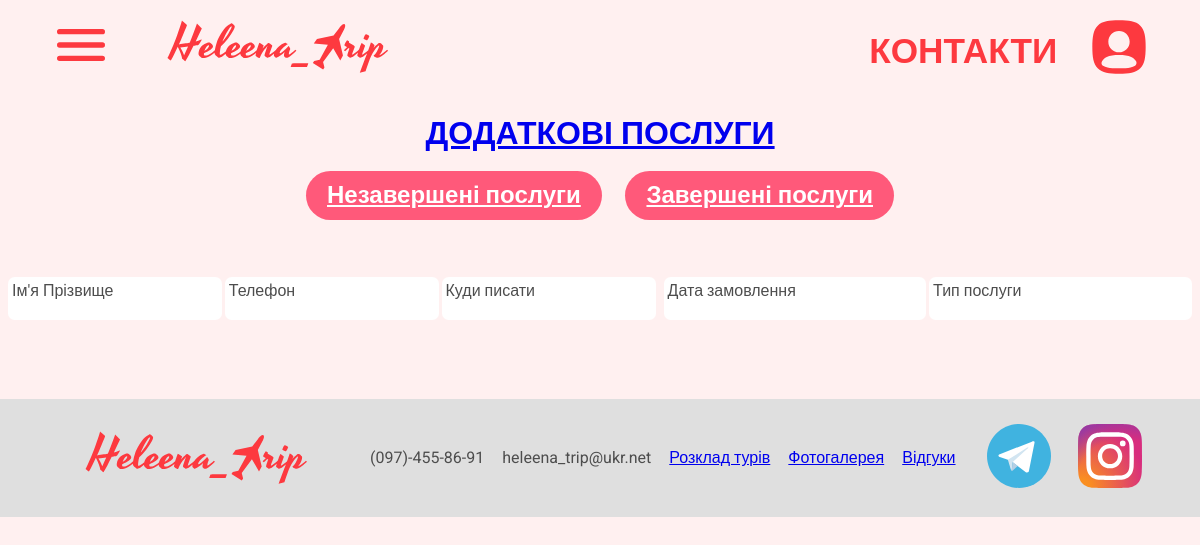
/dash_extras (signed in), run on an earlier commit of the app's database.
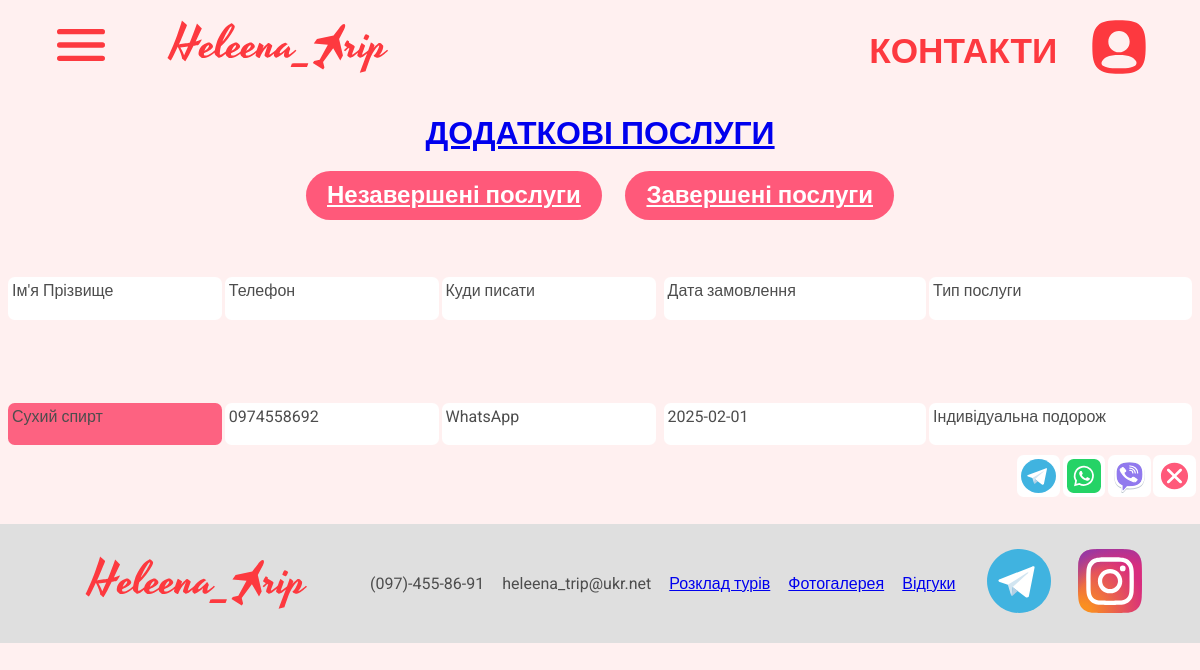
And on a later commit of the database.
### trip/models.py (models this page shows)
class Extra(models.Model):
    name = models.CharField(null=True, max_length=50, verbose_name="Ім'я та Прізвище, для кого подарунок")
    phone = models.CharField(null=True, max_length=20, verbose_name="Ваш номер телефону")
    created_at = models.DateTimeField(auto_now_add=True, verbose_name="Дата замовлення")
    completed = models.BooleanField(default=False, verbose_name="Відпрацьовано")
    extraType = models.ForeignKey('ExtraType', on_delete=models.PROTECT, null=True, blank=True, verbose_name="Тип додаткової послуги", related_name="extraTypes")
    communication = models.ForeignKey('Communication', on_delete=models.PROTECT, null=True, blank=True, verbose_name="Куди Вам дзвонити / писати?")
    class Meta:
        ordering = ['-id']

class Communication(models.Model):
    communication = models.CharField(null=True, max_length=20, verbose_name="Куди Вам дзвонити / писати?")
    def __str__(self):
        return (str(self.communication))

class ExtraType(models.Model):
    type = models.CharField(null=True, max_length=50, verbose_name="Тип додаткової послуги")
    def __str__(self):
        return (self.type)

### trip/views.py (the view)
# urls.py: path('dash_extras', dash_extras, name='dash_extras'),
def dash_extras(request):
    return dash_extras_general(request, False)

### trip/context_processors.py (called while the page is built)
def global_contacts(request):
    try:
        contacts = MyContacts.objects.first()
    except MyContacts.DoesNotExist:
        contacts = None
    return {'contacts': contacts}

### trip/views.py (called while the page is built)
def dash_extras_general(request, completed):
    pagetitle = 'Робота з додатковими послугами'
    extras = Extra.objects.filter(completed=completed)
    context = {"extras": extras, 'pagetitle': pagetitle}
    return render(request, 'trip/dash_extras.html', context)

### trip/templates/trip/dash_extras.html
{% extends 'base.html' %}
{% load static %}
{% block main %}
<br>
<a href="{% url 'dash_extras' %}"><h1 class="center">ДОДАТКОВІ ПОСЛУГИ</h1></a>
<br>
{% if user.username == "helentrip" %}
<main>
    <div class="section-buttons">
        <a href={% url "dash_extras" %} class="button1">Незавершені послуги</a>
        <a href={% url "dash_extras_completed" %} class="button1">Завершені послуги</a>
    </div>
    <section>
        <div class="string">
            <div class="string__blockbig">
                <div class="string__blocksubbig1">
                    <div class="string__name">Ім'я Прізвище</div>
                    <div class="string__phone">Телефон</div>
                    <div class="string__phone">Куди писати</div>
                </div>
                <div class="string__blocksubbig2">
                    <div class="string__prepayment-certif">Дата замовлення</div>
                    <div class="string__prepayment-certif">Тип послуги</div>
                </div>
            </div>
            <div class="string__blocksmall"></div>
        </div>
        {% for extra in extras %}
        <div class="string">
            <div class="string__blockbig">
                <div class="string__blocksubbig1">
                    <div class="string__name" {% if extra.approved %} style="background-color: #8DF073" {% else %} style="background-color: #fd6281" {% endif %}>{{ extra.name }}</div>
                    <div class="string__phone">{{ extra.phone }}</div>
                    <div class="string__phone">{{ extra.communication }}</div>
                </div>
                <div class="string__blocksubbig2">
                    <div class="string__prepayment-certif">{{ extra.created_at|date:'Y-m-d' }} {% if extra.completed %}<br>погашено{% endif %}</div>
                    <div class="string__prepayment-certif">{{ extra.extraType }}</div>
                </div>
            </div>
            <div class="string__blocksmall">
                <div class="string__book"><a href="tg://msg?to={{ extra.phone }}"><img src={% static "icons/telegram.svg" %} alt="Телеграм" class="edit__ico"></a></div>
                <div class="string__book"><a href="https://api.whatsapp.com/send?phone={{ extra.phone }}"><img src={% static "icons/whatsapp.svg" %} alt="Ватсап" class="edit__ico"></a></div>
                <div class="string__book"><a href="viber://chat?number={{ extra.phone }}"><img src={% static "icons/viber.svg" %} alt="Вайбер" class="edit__ico"></a></div>
                <div class="string__book"><a href="{% url 'complete_extra' extra.pk %}"><img src={% static "icons/delete.svg" %} alt="Удалить" class="edit__ico"></a></div>
            </div>
        </div>
        {% endfor %}
    </section>
</main>
{% else %}
<a href={% url "user_login" %} class="btn background-white">АВТОРИЗУЙТЕСЬ</a>
{% endif %}
{% endblock %}

What changed in the data, as far as the page shows it:
added Extra: name "Сухий спирт", phone "0974558692", communication "WhatsApp", created_at "2025-02-01", extraType "Індивідуальна подорож"
